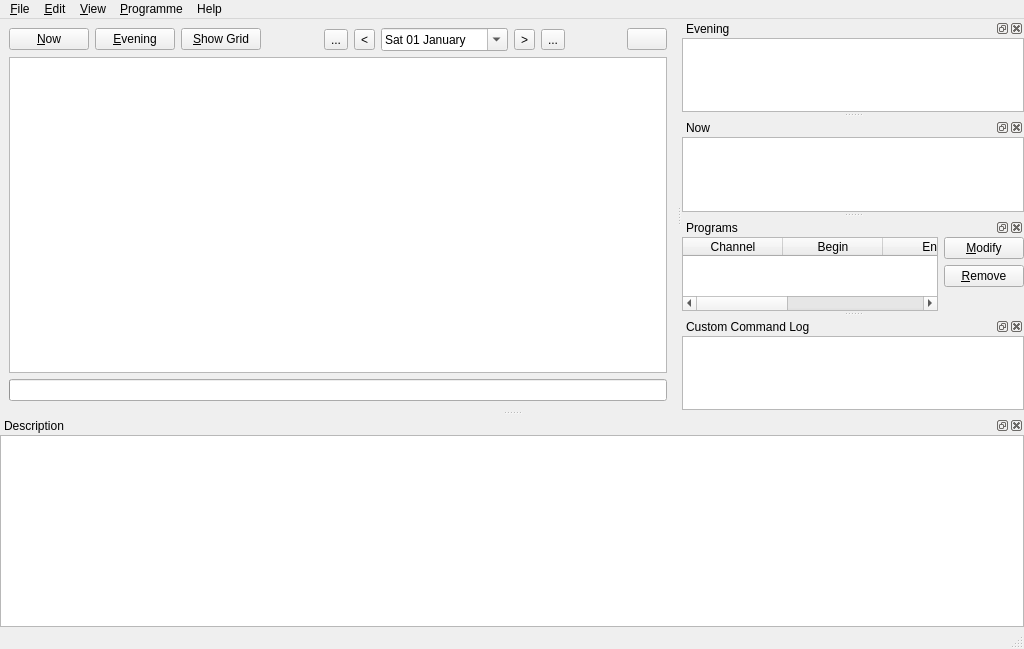
<?xml version="1.0" encoding="UTF-8"?>
<ui version="4.0">
 <class>MainWindow</class>
 <widget class="QMainWindow" name="MainWindow">
  <property name="geometry">
   <rect>
    <x>0</x>
    <y>0</y>
    <width>1024</width>
    <height>649</height>
   </rect>
  </property>
  <property name="windowTitle">
   <string>QMagneto</string>
  </property>
  <property name="windowIcon">
   <iconset resource="../resources/resources.qrc">
    <normaloff>:/images/logo_qmagneto.png</normaloff>:/images/logo_qmagneto.png</iconset>
  </property>
  <property name="dockNestingEnabled">
   <bool>true</bool>
  </property>
  <property name="dockOptions">
   <set>QMainWindow::AllowNestedDocks|QMainWindow::AllowTabbedDocks|QMainWindow::AnimatedDocks</set>
  </property>
  <widget class="QWidget" name="centralwidget">
   <layout class="QGridLayout">
    <item row="0" column="0">
     <layout class="QVBoxLayout">
      <item>
       <layout class="QHBoxLayout">
        <item>
         <layout class="QHBoxLayout">
          <item>
           <widget class="QPushButton" name="now">
            <property name="sizePolicy">
             <sizepolicy hsizetype="Maximum" vsizetype="Fixed">
              <horstretch>0</horstretch>
              <verstretch>0</verstretch>
             </sizepolicy>
            </property>
            <property name="text">
             <string>&amp;Now</string>
            </property>
           </widget>
          </item>
          <item>
           <widget class="QPushButton" name="evening">
            <property name="sizePolicy">
             <sizepolicy hsizetype="Maximum" vsizetype="Fixed">
              <horstretch>0</horstretch>
              <verstretch>0</verstretch>
             </sizepolicy>
            </property>
            <property name="text">
             <string>&amp;Evening</string>
            </property>
           </widget>
          </item>
          <item>
           <widget class="QPushButton" name="showGrid">
            <property name="sizePolicy">
             <sizepolicy hsizetype="Maximum" vsizetype="Fixed">
              <horstretch>0</horstretch>
              <verstretch>0</verstretch>
             </sizepolicy>
            </property>
            <property name="text">
             <string>&amp;Show Grid</string>
            </property>
           </widget>
          </item>
         </layout>
        </item>
        <item>
         <spacer>
          <property name="orientation">
           <enum>Qt::Horizontal</enum>
          </property>
          <property name="sizeType">
           <enum>QSizePolicy::Expanding</enum>
          </property>
          <property name="sizeHint" stdset="0">
           <size>
            <width>40</width>
            <height>20</height>
           </size>
          </property>
         </spacer>
        </item>
        <item>
         <layout class="QHBoxLayout">
          <item>
           <widget class="QToolButton" name="dayFirstButton">
            <property name="text">
             <string>...</string>
            </property>
            <property name="icon">
             <iconset resource="../resources/resources.qrc">
              <normaloff>:/images/go-first.png</normaloff>:/images/go-first.png</iconset>
            </property>
           </widget>
          </item>
          <item>
           <widget class="QToolButton" name="dayBeforeButton">
            <property name="text">
             <string>&lt;</string>
            </property>
            <property name="icon">
             <iconset resource="../resources/resources.qrc">
              <normaloff>:/images/go-previous.png</normaloff>:/images/go-previous.png</iconset>
            </property>
           </widget>
          </item>
          <item>
           <widget class="QDateEdit" name="dateEdit">
            <property name="readOnly">
             <bool>false</bool>
            </property>
            <property name="displayFormat">
             <string>ddd dd MMMM</string>
            </property>
            <property name="calendarPopup">
             <bool>true</bool>
            </property>
           </widget>
          </item>
          <item>
           <widget class="QToolButton" name="dayAfterButton">
            <property name="text">
             <string>&gt;</string>
            </property>
            <property name="icon">
             <iconset resource="../resources/resources.qrc">
              <normaloff>:/images/go-next.png</normaloff>:/images/go-next.png</iconset>
            </property>
           </widget>
          </item>
          <item>
           <widget class="QToolButton" name="dayLastButton">
            <property name="text">
             <string>...</string>
            </property>
            <property name="icon">
             <iconset resource="../resources/resources.qrc">
              <normaloff>:/images/go-last.png</normaloff>:/images/go-last.png</iconset>
            </property>
           </widget>
          </item>
         </layout>
        </item>
        <item>
         <spacer>
          <property name="orientation">
           <enum>Qt::Horizontal</enum>
          </property>
          <property name="sizeType">
           <enum>QSizePolicy::Expanding</enum>
          </property>
          <property name="sizeHint" stdset="0">
           <size>
            <width>40</width>
            <height>20</height>
           </size>
          </property>
         </spacer>
        </item>
        <item>
         <widget class="QPushButton" name="reduceButton">
          <property name="toolTip">
           <string>Hide In Systray</string>
          </property>
          <property name="text">
           <string/>
          </property>
          <property name="icon">
           <iconset resource="../resources/resources.qrc">
            <normaloff>:/images/cacher.png</normaloff>:/images/cacher.png</iconset>
          </property>
         </widget>
        </item>
       </layout>
      </item>
      <item>
       <widget class="QGraphicsView" name="graphicsViewProgrammes">
        <property name="sizePolicy">
         <sizepolicy hsizetype="Expanding" vsizetype="Expanding">
          <horstretch>0</horstretch>
          <verstretch>0</verstretch>
         </sizepolicy>
        </property>
       </widget>
      </item>
     </layout>
    </item>
    <item row="1" column="0">
     <widget class="QProgressBar" name="progressBar">
      <property name="minimum">
       <number>1</number>
      </property>
      <property name="maximum">
       <number>2</number>
      </property>
      <property name="value">
       <number>0</number>
      </property>
      <property name="alignment">
       <set>Qt::AlignCenter</set>
      </property>
      <property name="format">
       <string>Downloading %p%</string>
      </property>
     </widget>
    </item>
   </layout>
  </widget>
  <widget class="QDockWidget" name="dockEvening">
   <property name="windowTitle">
    <string>Evening</string>
   </property>
   <attribute name="dockWidgetArea">
    <number>2</number>
   </attribute>
   <widget class="QWidget" name="dockWidgetContents_2">
    <layout class="QGridLayout">
     <property name="margin">
      <number>0</number>
     </property>
     <item row="0" column="0">
      <widget class="QListWidget" name="listEvening"/>
     </item>
    </layout>
   </widget>
  </widget>
  <widget class="QDockWidget" name="dockMaintenant">
   <property name="windowTitle">
    <string>Now</string>
   </property>
   <attribute name="dockWidgetArea">
    <number>2</number>
   </attribute>
   <widget class="QWidget" name="dockWidgetContentsNow">
    <layout class="QGridLayout">
     <property name="margin">
      <number>0</number>
     </property>
     <item row="0" column="0">
      <widget class="ListNow" name="listNow"/>
     </item>
    </layout>
   </widget>
  </widget>
  <widget class="QDockWidget" name="dockPrograms">
   <property name="windowTitle">
    <string>Programs</string>
   </property>
   <attribute name="dockWidgetArea">
    <number>2</number>
   </attribute>
   <widget class="QWidget" name="dockWidgetPrograms">
    <layout class="QGridLayout">
     <property name="margin">
      <number>0</number>
     </property>
     <item row="0" column="0">
      <layout class="QHBoxLayout">
       <item>
        <widget class="QTableWidget" name="programsTable">
         <property name="selectionMode">
          <enum>QAbstractItemView::SingleSelection</enum>
         </property>
         <property name="selectionBehavior">
          <enum>QAbstractItemView::SelectRows</enum>
         </property>
         <column>
          <property name="text">
           <string>Channel</string>
          </property>
         </column>
         <column>
          <property name="text">
           <string>Begin</string>
          </property>
         </column>
         <column>
          <property name="text">
           <string>End</string>
          </property>
         </column>
         <column>
          <property name="text">
           <string>Name</string>
          </property>
         </column>
         <column>
          <property name="text">
           <string>State</string>
          </property>
         </column>
        </widget>
       </item>
       <item>
        <layout class="QVBoxLayout">
         <item>
          <widget class="QPushButton" name="programsModify">
           <property name="enabled">
            <bool>true</bool>
           </property>
           <property name="text">
            <string>&amp;Modify</string>
           </property>
          </widget>
         </item>
         <item>
          <widget class="QPushButton" name="programsRemove">
           <property name="text">
            <string>&amp;Remove</string>
           </property>
          </widget>
         </item>
         <item>
          <spacer>
           <property name="orientation">
            <enum>Qt::Vertical</enum>
           </property>
           <property name="sizeHint" stdset="0">
            <size>
             <width>20</width>
             <height>40</height>
            </size>
           </property>
          </spacer>
         </item>
        </layout>
       </item>
      </layout>
     </item>
    </layout>
   </widget>
  </widget>
  <widget class="QDockWidget" name="dockCustomCommandLog">
   <property name="windowTitle">
    <string>Custom Command Log</string>
   </property>
   <attribute name="dockWidgetArea">
    <number>2</number>
   </attribute>
   <widget class="QWidget" name="dockWidgetContentsLog">
    <layout class="QGridLayout">
     <property name="margin">
      <number>0</number>
     </property>
     <item row="0" column="0">
      <widget class="QTextBrowser" name="customCommandLog">
       <property name="openLinks">
        <bool>false</bool>
       </property>
      </widget>
     </item>
    </layout>
   </widget>
  </widget>
  <widget class="QDockWidget" name="dockDesc">
   <property name="features">
    <set>QDockWidget::AllDockWidgetFeatures</set>
   </property>
   <property name="windowTitle">
    <string>Description</string>
   </property>
   <attribute name="dockWidgetArea">
    <number>8</number>
   </attribute>
   <widget class="QWidget" name="dockWidgetContents">
    <layout class="QGridLayout">
     <property name="margin">
      <number>0</number>
     </property>
     <property name="spacing">
      <number>0</number>
     </property>
     <item row="0" column="0">
      <widget class="QTextBrowser" name="desc">
       <property name="sizePolicy">
        <sizepolicy hsizetype="Expanding" vsizetype="Expanding">
         <horstretch>0</horstretch>
         <verstretch>0</verstretch>
        </sizepolicy>
       </property>
      </widget>
     </item>
    </layout>
   </widget>
  </widget>
  <widget class="QMenuBar" name="menubar">
   <property name="geometry">
    <rect>
     <x>0</x>
     <y>0</y>
     <width>1024</width>
     <height>23</height>
    </rect>
   </property>
   <widget class="QMenu" name="menu_File">
    <property name="title">
     <string>&amp;File</string>
    </property>
    <addaction name="separator"/>
    <addaction name="action_Quit"/>
   </widget>
   <widget class="QMenu" name="menu_Edit">
    <property name="title">
     <string>&amp;Edit</string>
    </property>
    <addaction name="actionFind"/>
    <addaction name="action_FindInPage"/>
    <addaction name="separator"/>
    <addaction name="action_Options"/>
    <addaction name="action_Channels"/>
    <addaction name="separator"/>
    <addaction name="action_ReadProgramGuide"/>
   </widget>
   <widget class="QMenu" name="menu_View">
    <property name="title">
     <string>&amp;View</string>
    </property>
   </widget>
   <widget class="QMenu" name="menuHelp">
    <property name="title">
     <string>Help</string>
    </property>
    <addaction name="action_About"/>
    <addaction name="action_AboutQt"/>
   </widget>
   <widget class="QMenu" name="menu_Porgramme">
    <property name="title">
     <string>&amp;Programme</string>
    </property>
    <addaction name="action_Add_Program"/>
    <addaction name="action_show_alert_when_starts"/>
    <addaction name="action_Change_Thumbnail"/>
    <addaction name="action_Delete_Thumbnail"/>
   </widget>
   <addaction name="menu_File"/>
   <addaction name="menu_Edit"/>
   <addaction name="menu_View"/>
   <addaction name="menu_Porgramme"/>
   <addaction name="menuHelp"/>
  </widget>
  <widget class="QStatusBar" name="statusbar">
   <property name="enabled">
    <bool>false</bool>
   </property>
  </widget>
  <action name="action_Quit">
   <property name="text">
    <string>&amp;Quit</string>
   </property>
  </action>
  <action name="action_Options">
   <property name="text">
    <string>&amp;Options...</string>
   </property>
  </action>
  <action name="action_Programs">
   <property name="text">
    <string>&amp;Programs...</string>
   </property>
  </action>
  <action name="action_About">
   <property name="text">
    <string>About...</string>
   </property>
  </action>
  <action name="action_AboutQt">
   <property name="text">
    <string>About Qt...</string>
   </property>
  </action>
  <action name="action_Channels">
   <property name="text">
    <string>Channels...</string>
   </property>
  </action>
  <action name="action_FindInPage">
   <property name="text">
    <string>&amp;Find in page</string>
   </property>
   <property name="shortcut">
    <string>Ctrl+F</string>
   </property>
  </action>
  <action name="action_ReadProgramGuide">
   <property name="text">
    <string>&amp;Update the TV guide</string>
   </property>
  </action>
  <action name="actionFind">
   <property name="text">
    <string>F&amp;ind...</string>
   </property>
  </action>
  <action name="action_show_alert_when_starts">
   <property name="text">
    <string>Show alert when starts</string>
   </property>
  </action>
  <action name="action_Change_Thumbnail">
   <property name="text">
    <string>Change Thumbnail...</string>
   </property>
  </action>
  <action name="action_Add_Program">
   <property name="text">
    <string>Add Program...</string>
   </property>
  </action>
  <action name="action_Delete_Thumbnail">
   <property name="text">
    <string>Delete Thumbnail</string>
   </property>
  </action>
 </widget>
 <customwidgets>
  <customwidget>
   <class>ListNow</class>
   <extends>QListWidget</extends>
   <header>listnow.h</header>
  </customwidget>
 </customwidgets>
 <resources>
  <include location="../resources/resources.qrc"/>
  <include location="../resources/resources.qrc"/>
 </resources>
 <connections/>
</ui>
